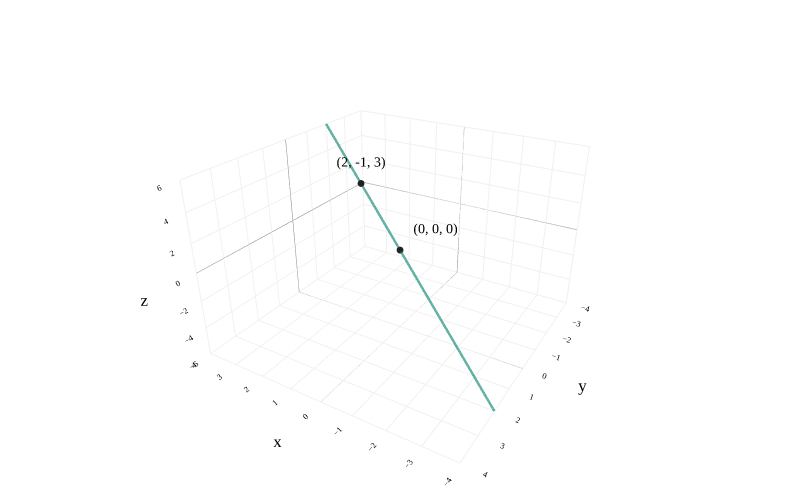

Notebook code for this chart:
### Markdown cell above
---

numbering: false

---

# 2.5. Lines, Planes, and Hyperplanes

Think of this section as a brief detour from the main storyline of the course. Here, I'll cover how to describe lines, planes, and hyperplanes in $\mathbb{R}^n$, and how they relate to our understanding of the span of a set of vectors from [Chapter 2.4](04-span-linear-independence.ipynb).

## Lines

### Intuition in $\mathbb{R}^2$ and $\mathbb{R}^3$

We're very familiar with lines in $\mathbb{R}^2$. The line $y = 2x + 3$, in $\mathbb{R}^2$, is the set of all $(x, y)$ coordinates that satisfy the equation $y = 2x + 3$. 

The line $y = 2x + 3$ is in **slope-intercept form**, which more generally looks like $y = w_0 + w_1 x$. Sometimes, we may write lines in **standard form**, like $2x - y + 3 = 0$, or more generally, $ax + by + c = 0$.

Let's kick things up a notch and consider lines in $\mathbb{R}^3$. **What is the equation of the** <span style="color: #004d40; font-weight: bold;">line below</span>?

### Code cell
from utils import plot_vectors
import numpy as np
import plotly.graph_objects as go

v = (2, -1, 3)

# Create the line spanned by v (all scalar multiples)
t = np.linspace(-2, 2, 100)
line_x = t * v[0]
line_y = t * v[1]
line_z = t * v[2]

fig = plot_vectors([((0, 0, 0), "#3d81f6", r"")], show_axis_labels=True, vdeltax=0.1)

# Add the line spanned by v to the 3D plot
fig.add_trace(
    go.Scatter3d(
        x=line_x,
        y=line_y,
        z=line_z,
        mode="lines",
        line=dict(color="rgba(0,77,64,0.6)", width=5),
        showlegend=False,
        hoverinfo="skip"
    )
)

# Draw small points at (0, 0, 0) and the tip of v
fig.add_trace(
    go.Scatter3d(
        x=[0, v[0]],
        y=[0, v[1]],
        z=[0, v[2]],
        mode="markers",
        marker=dict(size=4, color=["#222", "#222"]),
        showlegend=False,
        hoverinfo="skip"
    )
)

# Add annotations next to the two points: (0,0,0) and (2,-1,3)
fig.add_trace(
    go.Scatter3d(
        x=[0],
        y=[0],
        z=[0],
        mode="text",
        text=["(0, 0, 0)"],
        textposition="top right",
        showlegend=False,
        hoverinfo="skip"
    )
)
fig.add_trace(
    go.Scatter3d(
        x=[v[0]],
        y=[v[1]],
        z=[v[2]],
        mode="text",
        text=[f"({v[0]}, {v[1]}, {v[2]})"],
        textposition="top center",
        showlegend=False,
        hoverinfo="skip"
    )
)

fig.update_layout(
    scene_camera=dict(
        eye=dict(x=-1.2, y=2, z=1.2)
    ),
    scene=dict(
        xaxis=dict(range=[-4, 4]),
        yaxis=dict(range=[-4, 4]),
        zaxis=dict(range=[-6, 6])
    ),
)

fig.show()

### Figure 1 — Plotly figure (JSON) as saved in the notebook; plotly's stock layout.template omitted (floating-point values rounded to 4 significant figures)
{"data": [{"hovertemplate": "(%{x}, %{y}, %{z})<extra></extra>", "line": {"color": "#3d81f6", "width": 6}, "mode": "lines", "showlegend": false, "type": "scatter3d", "x": [0, 0], "y": [0, 0], "z": [0, 0]}, {"colorscale": [[0, "#3d81f6"], [1, "#3d81f6"]], "hoverinfo": "skip", "showlegend": false, "showscale": false, "sizemode": "raw", "sizeref": 0.4, "type": "cone", "u": [0], "v": [0], "w": [0], "x": [0], "y": [0], "z": [0]}, {"hoverinfo": "skip", "mode": "text", "showlegend": false, "text": [""], "textfont": {"color": "#3d81f6", "family": "Palatino", "size": 16}, "textposition": "middle center", "type": "scatter3d", "x": [0.1], "y": [0.3], "z": [0.3]}, {"hoverinfo": "skip", "line": {"color": "rgba(0,77,64,0.6)", "width": 5}, "mode": "lines", "showlegend": false, "type": "scatter3d", "x": [-4.0, -3.919, -3.838, -3.758, -3.677, -3.596, -3.515, -3.434, -3.354, -3.273, -3.192, -3.111, -3.03, -2.949, -2.869, -2.788, -2.707, -2.626, -2.545, -2.465, -2.384, -2.303, -2.222, -2.141, -2.061, -1.98, -1.899, -1.818, -1.737, -1.657, -1.576, -1.495, -1.414, -1.333, -1.253, -1.172, -1.091, -1.01, -0.9293, -0.8485, -0.7677, -0.6869, -0.6061, -0.5253, -0.4444, -0.3636, -0.2828, -0.202, -0.1212, -0.0404, 0.0404, 0.1212, 0.202, 0.2828, 0.3636, 0.4444, 0.5253, 0.6061, 0.6869, 0.7677, 0.8485, 0.9293, 1.01, 1.091, 1.172, 1.253, 1.333, 1.414, 1.495, 1.576, 1.657, 1.737, 1.818, 1.899, 1.98, 2.061, 2.141, 2.222, 2.303, 2.384, 2.465, 2.545, 2.626, 2.707, 2.788, 2.869, 2.949, 3.03, 3.111, 3.192, 3.273, 3.354, 3.434, 3.515, 3.596, 3.677, 3.758, 3.838, 3.919, 4.0], "y": [2.0, 1.96, 1.919, 1.879, 1.838, 1.798, 1.758, 1.717, 1.677, 1.636, 1.596, 1.556, 1.515, 1.475, 1.434, 1.394, 1.354, 1.313, 1.273, 1.232, 1.192, 1.152, 1.111, 1.071, 1.03, 0.9899, 0.9495, 0.9091, 0.8687, 0.8283, 0.7879, 0.7475, 0.7071, 0.6667, 0.6263, 0.5859, 0.5455, 0.5051, 0.4646, 0.4242, 0.3838, 0.3434, 0.303, 0.2626, 0.2222, 0.1818, 0.1414, 0.101, 0.06061, 0.0202, -0.0202, -0.06061, -0.101, -0.1414, -0.1818, -0.2222, -0.2626, -0.303, -0.3434, -0.3838, -0.4242, -0.4646, -0.5051, -0.5455, -0.5859, -0.6263, -0.6667, -0.7071, -0.7475, -0.7879, -0.8283, -0.8687, -0.9091, -0.9495, -0.9899, -1.03, -1.071, -1.111, -1.152, -1.192, -1.232, -1.273, -1.313, -1.354, -1.394, -1.434, -1.475, -1.515, -1.556, -1.596, -1.636, -1.677, -1.717, -1.758, -1.798, -1.838, -1.879, -1.919, -1.96, -2.0], "z": [-6.0, -5.879, -5.758, -5.636, -5.515, -5.394, -5.273, -5.152, -5.03, -4.909, -4.788, -4.667, -4.545, -4.424, -4.303, -4.182, -4.061, -3.939, -3.818, -3.697, -3.576, -3.455, -3.333, -3.212, -3.091, -2.97, -2.848, -2.727, -2.606, -2.485, -2.364, -2.242, -2.121, -2.0, -1.879, -1.758, -1.636, -1.515, -1.394, -1.273, -1.152, -1.03, -0.9091, -0.7879, -0.6667, -0.5455, -0.4242, -0.303, -0.1818, -0.06061, 0.06061, 0.1818, 0.303, 0.4242, 0.5455, 0.6667, 0.7879, 0.9091, 1.03, 1.152, 1.273, 1.394, 1.515, 1.636, 1.758, 1.879, 2.0, 2.121, 2.242, 2.364, 2.485, 2.606, 2.727, 2.848, 2.97, 3.091, 3.212, 3.333, 3.455, 3.576, 3.697, 3.818, 3.939, 4.061, 4.182, 4.303, 4.424, 4.545, 4.667, 4.788, 4.909, 5.03, 5.152, 5.273, 5.394, 5.515, 5.636, 5.758, 5.879, 6.0]}, {"hoverinfo": "skip", "marker": {"color": ["#222", "#222"], "size": 4}, "mode": "markers", "showlegend": false, "type": "scatter3d", "x": [0, 2], "y": [0, -1], "z": [0, 3]}, {"hoverinfo": "skip", "mode": "text", "showlegend": false, "text": ["(0, 0, 0)"], "textposition": "top right", "type": "scatter3d", "x": [0], "y": [0], "z": [0]}, {"hoverinfo": "skip", "mode": "text", "showlegend": false, "text": ["(2, -1, 3)"], "textposition": "top center", "type": "scatter3d", "x": [2], "y": [-1], "z": [3]}], "layout": {"font": {"color": "black", "family": "Palatino", "size": 14}, "height": 500, "margin": {"b": 0, "l": 0, "r": 0, "t": 0}, "paper_bgcolor": "white", "plot_bgcolor": "white", "scene": {"aspectratio": {"x": 1.2, "y": 1.2, "z": 0.8}, "bgcolor": "white", "camera": {"eye": {"x": -1.2, "y": 2, "z": 1.2}}, "xaxis": {"backgroundcolor": "white", "gridcolor": "#f0f0f0", "range": [-4, 4], "showbackground": true, "tickfont": {"size": 10}, "title": {"text": "x"}, "zerolinecolor": "gray"}, "yaxis": {"backgroundcolor": "white", "gridcolor": "#f0f0f0", "range": [-4, 4], "showbackground": true, "tickfont": {"size": 10}, "title": {"text": "y"}, "zerolinecolor": "gray"}, "zaxis": {"backgroundcolor": "white", "gridcolor": "#f0f0f0", "range": [-6, 6], "showbackground": true, "tickfont": {"size": 10}, "title": {"text": "z"}, "zerolinecolor": "gray"}}, "width": 800}}
